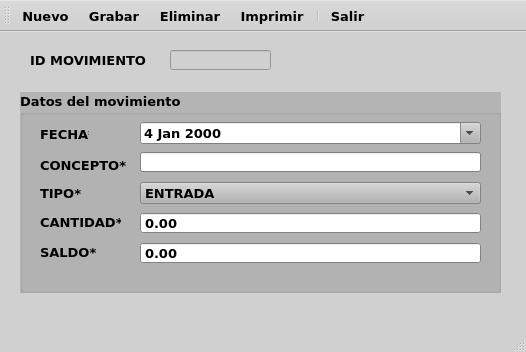
<?xml version="1.0" encoding="UTF-8"?>
<ui version="4.0">
 <class>MainWindow</class>
 <widget class="QMainWindow" name="MainWindow">
  <property name="geometry">
   <rect>
    <x>0</x>
    <y>0</y>
    <width>526</width>
    <height>352</height>
   </rect>
  </property>
  <property name="palette">
   <palette>
    <active>
     <colorrole role="WindowText">
      <brush brushstyle="SolidPattern">
       <color alpha="255">
        <red>0</red>
        <green>0</green>
        <blue>0</blue>
       </color>
      </brush>
     </colorrole>
     <colorrole role="Button">
      <brush brushstyle="SolidPattern">
       <color alpha="255">
        <red>208</red>
        <green>208</green>
        <blue>208</blue>
       </color>
      </brush>
     </colorrole>
     <colorrole role="Light">
      <brush brushstyle="SolidPattern">
       <color alpha="255">
        <red>255</red>
        <green>255</green>
        <blue>255</blue>
       </color>
      </brush>
     </colorrole>
     <colorrole role="Midlight">
      <brush brushstyle="SolidPattern">
       <color alpha="255">
        <red>231</red>
        <green>231</green>
        <blue>231</blue>
       </color>
      </brush>
     </colorrole>
     <colorrole role="Dark">
      <brush brushstyle="SolidPattern">
       <color alpha="255">
        <red>104</red>
        <green>104</green>
        <blue>104</blue>
       </color>
      </brush>
     </colorrole>
     <colorrole role="Mid">
      <brush brushstyle="SolidPattern">
       <color alpha="255">
        <red>139</red>
        <green>139</green>
        <blue>139</blue>
       </color>
      </brush>
     </colorrole>
     <colorrole role="Text">
      <brush brushstyle="SolidPattern">
       <color alpha="255">
        <red>0</red>
        <green>0</green>
        <blue>0</blue>
       </color>
      </brush>
     </colorrole>
     <colorrole role="BrightText">
      <brush brushstyle="SolidPattern">
       <color alpha="255">
        <red>255</red>
        <green>255</green>
        <blue>255</blue>
       </color>
      </brush>
     </colorrole>
     <colorrole role="ButtonText">
      <brush brushstyle="SolidPattern">
       <color alpha="255">
        <red>0</red>
        <green>0</green>
        <blue>0</blue>
       </color>
      </brush>
     </colorrole>
     <colorrole role="Base">
      <brush brushstyle="SolidPattern">
       <color alpha="255">
        <red>255</red>
        <green>255</green>
        <blue>255</blue>
       </color>
      </brush>
     </colorrole>
     <colorrole role="Window">
      <brush brushstyle="SolidPattern">
       <color alpha="255">
        <red>208</red>
        <green>208</green>
        <blue>208</blue>
       </color>
      </brush>
     </colorrole>
     <colorrole role="Shadow">
      <brush brushstyle="SolidPattern">
       <color alpha="255">
        <red>0</red>
        <green>0</green>
        <blue>0</blue>
       </color>
      </brush>
     </colorrole>
     <colorrole role="AlternateBase">
      <brush brushstyle="SolidPattern">
       <color alpha="255">
        <red>231</red>
        <green>231</green>
        <blue>231</blue>
       </color>
      </brush>
     </colorrole>
     <colorrole role="ToolTipBase">
      <brush brushstyle="SolidPattern">
       <color alpha="255">
        <red>255</red>
        <green>255</green>
        <blue>220</blue>
       </color>
      </brush>
     </colorrole>
     <colorrole role="ToolTipText">
      <brush brushstyle="SolidPattern">
       <color alpha="255">
        <red>0</red>
        <green>0</green>
        <blue>0</blue>
       </color>
      </brush>
     </colorrole>
     <colorrole role="PlaceholderText">
      <brush brushstyle="SolidPattern">
       <color alpha="128">
        <red>0</red>
        <green>0</green>
        <blue>0</blue>
       </color>
      </brush>
     </colorrole>
    </active>
    <inactive>
     <colorrole role="WindowText">
      <brush brushstyle="SolidPattern">
       <color alpha="255">
        <red>0</red>
        <green>0</green>
        <blue>0</blue>
       </color>
      </brush>
     </colorrole>
     <colorrole role="Button">
      <brush brushstyle="SolidPattern">
       <color alpha="255">
        <red>208</red>
        <green>208</green>
        <blue>208</blue>
       </color>
      </brush>
     </colorrole>
     <colorrole role="Light">
      <brush brushstyle="SolidPattern">
       <color alpha="255">
        <red>255</red>
        <green>255</green>
        <blue>255</blue>
       </color>
      </brush>
     </colorrole>
     <colorrole role="Midlight">
      <brush brushstyle="SolidPattern">
       <color alpha="255">
        <red>231</red>
        <green>231</green>
        <blue>231</blue>
       </color>
      </brush>
     </colorrole>
     <colorrole role="Dark">
      <brush brushstyle="SolidPattern">
       <color alpha="255">
        <red>104</red>
        <green>104</green>
        <blue>104</blue>
       </color>
      </brush>
     </colorrole>
     <colorrole role="Mid">
      <brush brushstyle="SolidPattern">
       <color alpha="255">
        <red>139</red>
        <green>139</green>
        <blue>139</blue>
       </color>
      </brush>
     </colorrole>
     <colorrole role="Text">
      <brush brushstyle="SolidPattern">
       <color alpha="255">
        <red>0</red>
        <green>0</green>
        <blue>0</blue>
       </color>
      </brush>
     </colorrole>
     <colorrole role="BrightText">
      <brush brushstyle="SolidPattern">
       <color alpha="255">
        <red>255</red>
        <green>255</green>
        <blue>255</blue>
       </color>
      </brush>
     </colorrole>
     <colorrole role="ButtonText">
      <brush brushstyle="SolidPattern">
       <color alpha="255">
        <red>0</red>
        <green>0</green>
        <blue>0</blue>
       </color>
      </brush>
     </colorrole>
     <colorrole role="Base">
      <brush brushstyle="SolidPattern">
       <color alpha="255">
        <red>255</red>
        <green>255</green>
        <blue>255</blue>
       </color>
      </brush>
     </colorrole>
     <colorrole role="Window">
      <brush brushstyle="SolidPattern">
       <color alpha="255">
        <red>208</red>
        <green>208</green>
        <blue>208</blue>
       </color>
      </brush>
     </colorrole>
     <colorrole role="Shadow">
      <brush brushstyle="SolidPattern">
       <color alpha="255">
        <red>0</red>
        <green>0</green>
        <blue>0</blue>
       </color>
      </brush>
     </colorrole>
     <colorrole role="AlternateBase">
      <brush brushstyle="SolidPattern">
       <color alpha="255">
        <red>231</red>
        <green>231</green>
        <blue>231</blue>
       </color>
      </brush>
     </colorrole>
     <colorrole role="ToolTipBase">
      <brush brushstyle="SolidPattern">
       <color alpha="255">
        <red>255</red>
        <green>255</green>
        <blue>220</blue>
       </color>
      </brush>
     </colorrole>
     <colorrole role="ToolTipText">
      <brush brushstyle="SolidPattern">
       <color alpha="255">
        <red>0</red>
        <green>0</green>
        <blue>0</blue>
       </color>
      </brush>
     </colorrole>
     <colorrole role="PlaceholderText">
      <brush brushstyle="SolidPattern">
       <color alpha="128">
        <red>0</red>
        <green>0</green>
        <blue>0</blue>
       </color>
      </brush>
     </colorrole>
    </inactive>
    <disabled>
     <colorrole role="WindowText">
      <brush brushstyle="SolidPattern">
       <color alpha="255">
        <red>104</red>
        <green>104</green>
        <blue>104</blue>
       </color>
      </brush>
     </colorrole>
     <colorrole role="Button">
      <brush brushstyle="SolidPattern">
       <color alpha="255">
        <red>208</red>
        <green>208</green>
        <blue>208</blue>
       </color>
      </brush>
     </colorrole>
     <colorrole role="Light">
      <brush brushstyle="SolidPattern">
       <color alpha="255">
        <red>255</red>
        <green>255</green>
        <blue>255</blue>
       </color>
      </brush>
     </colorrole>
     <colorrole role="Midlight">
      <brush brushstyle="SolidPattern">
       <color alpha="255">
        <red>231</red>
        <green>231</green>
        <blue>231</blue>
       </color>
      </brush>
     </colorrole>
     <colorrole role="Dark">
      <brush brushstyle="SolidPattern">
       <color alpha="255">
        <red>104</red>
        <green>104</green>
        <blue>104</blue>
       </color>
      </brush>
     </colorrole>
     <colorrole role="Mid">
      <brush brushstyle="SolidPattern">
       <color alpha="255">
        <red>139</red>
        <green>139</green>
        <blue>139</blue>
       </color>
      </brush>
     </colorrole>
     <colorrole role="Text">
      <brush brushstyle="SolidPattern">
       <color alpha="255">
        <red>104</red>
        <green>104</green>
        <blue>104</blue>
       </color>
      </brush>
     </colorrole>
     <colorrole role="BrightText">
      <brush brushstyle="SolidPattern">
       <color alpha="255">
        <red>255</red>
        <green>255</green>
        <blue>255</blue>
       </color>
      </brush>
     </colorrole>
     <colorrole role="ButtonText">
      <brush brushstyle="SolidPattern">
       <color alpha="255">
        <red>104</red>
        <green>104</green>
        <blue>104</blue>
       </color>
      </brush>
     </colorrole>
     <colorrole role="Base">
      <brush brushstyle="SolidPattern">
       <color alpha="255">
        <red>208</red>
        <green>208</green>
        <blue>208</blue>
       </color>
      </brush>
     </colorrole>
     <colorrole role="Window">
      <brush brushstyle="SolidPattern">
       <color alpha="255">
        <red>208</red>
        <green>208</green>
        <blue>208</blue>
       </color>
      </brush>
     </colorrole>
     <colorrole role="Shadow">
      <brush brushstyle="SolidPattern">
       <color alpha="255">
        <red>0</red>
        <green>0</green>
        <blue>0</blue>
       </color>
      </brush>
     </colorrole>
     <colorrole role="AlternateBase">
      <brush brushstyle="SolidPattern">
       <color alpha="255">
        <red>208</red>
        <green>208</green>
        <blue>208</blue>
       </color>
      </brush>
     </colorrole>
     <colorrole role="ToolTipBase">
      <brush brushstyle="SolidPattern">
       <color alpha="255">
        <red>255</red>
        <green>255</green>
        <blue>220</blue>
       </color>
      </brush>
     </colorrole>
     <colorrole role="ToolTipText">
      <brush brushstyle="SolidPattern">
       <color alpha="255">
        <red>0</red>
        <green>0</green>
        <blue>0</blue>
       </color>
      </brush>
     </colorrole>
     <colorrole role="PlaceholderText">
      <brush brushstyle="SolidPattern">
       <color alpha="128">
        <red>0</red>
        <green>0</green>
        <blue>0</blue>
       </color>
      </brush>
     </colorrole>
    </disabled>
   </palette>
  </property>
  <property name="font">
   <font>
    <family>Verdana</family>
    <pointsize>10</pointsize>
    <bold>true</bold>
   </font>
  </property>
  <property name="windowTitle">
   <string>MainWindow</string>
  </property>
  <widget class="QWidget" name="centralwidget">
   <widget class="QLabel" name="label_5">
    <property name="geometry">
     <rect>
      <x>30</x>
      <y>20</y>
      <width>121</width>
      <height>16</height>
     </rect>
    </property>
    <property name="font">
     <font>
      <family>Verdana</family>
      <pointsize>10</pointsize>
      <bold>true</bold>
     </font>
    </property>
    <property name="text">
     <string>ID MOVIMIENTO</string>
    </property>
   </widget>
   <widget class="QGroupBox" name="groupBox_2">
    <property name="geometry">
     <rect>
      <x>20</x>
      <y>60</y>
      <width>481</width>
      <height>201</height>
     </rect>
    </property>
    <property name="palette">
     <palette>
      <active>
       <colorrole role="WindowText">
        <brush brushstyle="SolidPattern">
         <color alpha="255">
          <red>0</red>
          <green>0</green>
          <blue>0</blue>
         </color>
        </brush>
       </colorrole>
       <colorrole role="Button">
        <brush brushstyle="SolidPattern">
         <color alpha="255">
          <red>180</red>
          <green>180</green>
          <blue>180</blue>
         </color>
        </brush>
       </colorrole>
       <colorrole role="Light">
        <brush brushstyle="SolidPattern">
         <color alpha="255">
          <red>255</red>
          <green>255</green>
          <blue>255</blue>
         </color>
        </brush>
       </colorrole>
       <colorrole role="Midlight">
        <brush brushstyle="SolidPattern">
         <color alpha="255">
          <red>217</red>
          <green>217</green>
          <blue>217</blue>
         </color>
        </brush>
       </colorrole>
       <colorrole role="Dark">
        <brush brushstyle="SolidPattern">
         <color alpha="255">
          <red>90</red>
          <green>90</green>
          <blue>90</blue>
         </color>
        </brush>
       </colorrole>
       <colorrole role="Mid">
        <brush brushstyle="SolidPattern">
         <color alpha="255">
          <red>120</red>
          <green>120</green>
          <blue>120</blue>
         </color>
        </brush>
       </colorrole>
       <colorrole role="Text">
        <brush brushstyle="SolidPattern">
         <color alpha="255">
          <red>0</red>
          <green>0</green>
          <blue>0</blue>
         </color>
        </brush>
       </colorrole>
       <colorrole role="BrightText">
        <brush brushstyle="SolidPattern">
         <color alpha="255">
          <red>255</red>
          <green>255</green>
          <blue>255</blue>
         </color>
        </brush>
       </colorrole>
       <colorrole role="ButtonText">
        <brush brushstyle="SolidPattern">
         <color alpha="255">
          <red>0</red>
          <green>0</green>
          <blue>0</blue>
         </color>
        </brush>
       </colorrole>
       <colorrole role="Base">
        <brush brushstyle="SolidPattern">
         <color alpha="255">
          <red>255</red>
          <green>255</green>
          <blue>255</blue>
         </color>
        </brush>
       </colorrole>
       <colorrole role="Window">
        <brush brushstyle="SolidPattern">
         <color alpha="255">
          <red>180</red>
          <green>180</green>
          <blue>180</blue>
         </color>
        </brush>
       </colorrole>
       <colorrole role="Shadow">
        <brush brushstyle="SolidPattern">
         <color alpha="255">
          <red>0</red>
          <green>0</green>
          <blue>0</blue>
         </color>
        </brush>
       </colorrole>
       <colorrole role="AlternateBase">
        <brush brushstyle="SolidPattern">
         <color alpha="255">
          <red>217</red>
          <green>217</green>
          <blue>217</blue>
         </color>
        </brush>
       </colorrole>
       <colorrole role="ToolTipBase">
        <brush brushstyle="SolidPattern">
         <color alpha="255">
          <red>255</red>
          <green>255</green>
          <blue>220</blue>
         </color>
        </brush>
       </colorrole>
       <colorrole role="ToolTipText">
        <brush brushstyle="SolidPattern">
         <color alpha="255">
          <red>0</red>
          <green>0</green>
          <blue>0</blue>
         </color>
        </brush>
       </colorrole>
       <colorrole role="PlaceholderText">
        <brush brushstyle="SolidPattern">
         <color alpha="128">
          <red>0</red>
          <green>0</green>
          <blue>0</blue>
         </color>
        </brush>
       </colorrole>
      </active>
      <inactive>
       <colorrole role="WindowText">
        <brush brushstyle="SolidPattern">
         <color alpha="255">
          <red>0</red>
          <green>0</green>
          <blue>0</blue>
         </color>
        </brush>
       </colorrole>
       <colorrole role="Button">
        <brush brushstyle="SolidPattern">
         <color alpha="255">
          <red>180</red>
          <green>180</green>
          <blue>180</blue>
         </color>
        </brush>
       </colorrole>
       <colorrole role="Light">
        <brush brushstyle="SolidPattern">
         <color alpha="255">
          <red>255</red>
          <green>255</green>
          <blue>255</blue>
         </color>
        </brush>
       </colorrole>
       <colorrole role="Midlight">
        <brush brushstyle="SolidPattern">
         <color alpha="255">
          <red>217</red>
          <green>217</green>
          <blue>217</blue>
         </color>
        </brush>
       </colorrole>
       <colorrole role="Dark">
        <brush brushstyle="SolidPattern">
         <color alpha="255">
          <red>90</red>
          <green>90</green>
          <blue>90</blue>
         </color>
        </brush>
       </colorrole>
       <colorrole role="Mid">
        <brush brushstyle="SolidPattern">
         <color alpha="255">
          <red>120</red>
          <green>120</green>
          <blue>120</blue>
         </color>
        </brush>
       </colorrole>
       <colorrole role="Text">
        <brush brushstyle="SolidPattern">
         <color alpha="255">
          <red>0</red>
          <green>0</green>
          <blue>0</blue>
         </color>
        </brush>
       </colorrole>
       <colorrole role="BrightText">
        <brush brushstyle="SolidPattern">
         <color alpha="255">
          <red>255</red>
          <green>255</green>
          <blue>255</blue>
         </color>
        </brush>
       </colorrole>
       <colorrole role="ButtonText">
        <brush brushstyle="SolidPattern">
         <color alpha="255">
          <red>0</red>
          <green>0</green>
          <blue>0</blue>
         </color>
        </brush>
       </colorrole>
       <colorrole role="Base">
        <brush brushstyle="SolidPattern">
         <color alpha="255">
          <red>255</red>
          <green>255</green>
          <blue>255</blue>
         </color>
        </brush>
       </colorrole>
       <colorrole role="Window">
        <brush brushstyle="SolidPattern">
         <color alpha="255">
          <red>180</red>
          <green>180</green>
          <blue>180</blue>
         </color>
        </brush>
       </colorrole>
       <colorrole role="Shadow">
        <brush brushstyle="SolidPattern">
         <color alpha="255">
          <red>0</red>
          <green>0</green>
          <blue>0</blue>
         </color>
        </brush>
       </colorrole>
       <colorrole role="AlternateBase">
        <brush brushstyle="SolidPattern">
         <color alpha="255">
          <red>217</red>
          <green>217</green>
          <blue>217</blue>
         </color>
        </brush>
       </colorrole>
       <colorrole role="ToolTipBase">
        <brush brushstyle="SolidPattern">
         <color alpha="255">
          <red>255</red>
          <green>255</green>
          <blue>220</blue>
         </color>
        </brush>
       </colorrole>
       <colorrole role="ToolTipText">
        <brush brushstyle="SolidPattern">
         <color alpha="255">
          <red>0</red>
          <green>0</green>
          <blue>0</blue>
         </color>
        </brush>
       </colorrole>
       <colorrole role="PlaceholderText">
        <brush brushstyle="SolidPattern">
         <color alpha="128">
          <red>0</red>
          <green>0</green>
          <blue>0</blue>
         </color>
        </brush>
       </colorrole>
      </inactive>
      <disabled>
       <colorrole role="WindowText">
        <brush brushstyle="SolidPattern">
         <color alpha="255">
          <red>90</red>
          <green>90</green>
          <blue>90</blue>
         </color>
        </brush>
       </colorrole>
       <colorrole role="Button">
        <brush brushstyle="SolidPattern">
         <color alpha="255">
          <red>180</red>
          <green>180</green>
          <blue>180</blue>
         </color>
        </brush>
       </colorrole>
       <colorrole role="Light">
        <brush brushstyle="SolidPattern">
         <color alpha="255">
          <red>255</red>
          <green>255</green>
          <blue>255</blue>
         </color>
        </brush>
       </colorrole>
       <colorrole role="Midlight">
        <brush brushstyle="SolidPattern">
         <color alpha="255">
          <red>217</red>
          <green>217</green>
          <blue>217</blue>
         </color>
        </brush>
       </colorrole>
       <colorrole role="Dark">
        <brush brushstyle="SolidPattern">
         <color alpha="255">
          <red>90</red>
          <green>90</green>
          <blue>90</blue>
         </color>
        </brush>
       </colorrole>
       <colorrole role="Mid">
        <brush brushstyle="SolidPattern">
         <color alpha="255">
          <red>120</red>
          <green>120</green>
          <blue>120</blue>
         </color>
        </brush>
       </colorrole>
       <colorrole role="Text">
        <brush brushstyle="SolidPattern">
         <color alpha="255">
          <red>90</red>
          <green>90</green>
          <blue>90</blue>
         </color>
        </brush>
       </colorrole>
       <colorrole role="BrightText">
        <brush brushstyle="SolidPattern">
         <color alpha="255">
          <red>255</red>
          <green>255</green>
          <blue>255</blue>
         </color>
        </brush>
       </colorrole>
       <colorrole role="ButtonText">
        <brush brushstyle="SolidPattern">
         <color alpha="255">
          <red>90</red>
          <green>90</green>
          <blue>90</blue>
         </color>
        </brush>
       </colorrole>
       <colorrole role="Base">
        <brush brushstyle="SolidPattern">
         <color alpha="255">
          <red>180</red>
          <green>180</green>
          <blue>180</blue>
         </color>
        </brush>
       </colorrole>
       <colorrole role="Window">
        <brush brushstyle="SolidPattern">
         <color alpha="255">
          <red>180</red>
          <green>180</green>
          <blue>180</blue>
         </color>
        </brush>
       </colorrole>
       <colorrole role="Shadow">
        <brush brushstyle="SolidPattern">
         <color alpha="255">
          <red>0</red>
          <green>0</green>
          <blue>0</blue>
         </color>
        </brush>
       </colorrole>
       <colorrole role="AlternateBase">
        <brush brushstyle="SolidPattern">
         <color alpha="255">
          <red>180</red>
          <green>180</green>
          <blue>180</blue>
         </color>
        </brush>
       </colorrole>
       <colorrole role="ToolTipBase">
        <brush brushstyle="SolidPattern">
         <color alpha="255">
          <red>255</red>
          <green>255</green>
          <blue>220</blue>
         </color>
        </brush>
       </colorrole>
       <colorrole role="ToolTipText">
        <brush brushstyle="SolidPattern">
         <color alpha="255">
          <red>0</red>
          <green>0</green>
          <blue>0</blue>
         </color>
        </brush>
       </colorrole>
       <colorrole role="PlaceholderText">
        <brush brushstyle="SolidPattern">
         <color alpha="128">
          <red>0</red>
          <green>0</green>
          <blue>0</blue>
         </color>
        </brush>
       </colorrole>
      </disabled>
     </palette>
    </property>
    <property name="font">
     <font>
      <family>Verdana</family>
      <pointsize>10</pointsize>
      <bold>true</bold>
     </font>
    </property>
    <property name="autoFillBackground">
     <bool>true</bool>
    </property>
    <property name="title">
     <string>Datos del movimiento</string>
    </property>
    <widget class="QLabel" name="label_4">
     <property name="geometry">
      <rect>
       <x>20</x>
       <y>93</y>
       <width>81</width>
       <height>16</height>
      </rect>
     </property>
     <property name="text">
      <string>TIPO*</string>
     </property>
    </widget>
    <widget class="QLabel" name="label_3">
     <property name="geometry">
      <rect>
       <x>20</x>
       <y>122</y>
       <width>81</width>
       <height>16</height>
      </rect>
     </property>
     <property name="text">
      <string>CANTIDAD*</string>
     </property>
    </widget>
    <widget class="QLabel" name="label_2">
     <property name="geometry">
      <rect>
       <x>20</x>
       <y>65</y>
       <width>91</width>
       <height>16</height>
      </rect>
     </property>
     <property name="text">
      <string>CONCEPTO*</string>
     </property>
    </widget>
    <widget class="QLabel" name="label">
     <property name="geometry">
      <rect>
       <x>20</x>
       <y>34</y>
       <width>49</width>
       <height>16</height>
      </rect>
     </property>
     <property name="text">
      <string>FECHA*</string>
     </property>
    </widget>
    <widget class="QLabel" name="label_6">
     <property name="geometry">
      <rect>
       <x>20</x>
       <y>152</y>
       <width>81</width>
       <height>16</height>
      </rect>
     </property>
     <property name="text">
      <string>SALDO*</string>
     </property>
    </widget>
    <widget class="QDateEdit" name="dateEdit">
     <property name="geometry">
      <rect>
       <x>120</x>
       <y>30</y>
       <width>341</width>
       <height>22</height>
      </rect>
     </property>
     <property name="frame">
      <bool>true</bool>
     </property>
     <property name="dateTime">
      <datetime>
       <hour>13</hour>
       <minute>0</minute>
       <second>0</second>
       <year>2000</year>
       <month>1</month>
       <day>4</day>
      </datetime>
     </property>
     <property name="currentSection">
      <enum>QDateTimeEdit::DaySection</enum>
     </property>
     <property name="calendarPopup">
      <bool>true</bool>
     </property>
    </widget>
    <widget class="QLineEdit" name="lineEdit_2">
     <property name="geometry">
      <rect>
       <x>120</x>
       <y>60</y>
       <width>341</width>
       <height>20</height>
      </rect>
     </property>
    </widget>
    <widget class="QComboBox" name="comboBox">
     <property name="geometry">
      <rect>
       <x>120</x>
       <y>90</y>
       <width>341</width>
       <height>22</height>
      </rect>
     </property>
     <item>
      <property name="text">
       <string>ENTRADA</string>
      </property>
     </item>
     <item>
      <property name="text">
       <string>SALIDA</string>
      </property>
     </item>
    </widget>
    <widget class="QDoubleSpinBox" name="doubleSpinBox">
     <property name="geometry">
      <rect>
       <x>120</x>
       <y>120</y>
       <width>341</width>
       <height>22</height>
      </rect>
     </property>
     <property name="frame">
      <bool>true</bool>
     </property>
     <property name="buttonSymbols">
      <enum>QAbstractSpinBox::NoButtons</enum>
     </property>
     <property name="maximum">
      <double>9999999.990000000223517</double>
     </property>
    </widget>
    <widget class="QDoubleSpinBox" name="doubleSpinBox_2">
     <property name="geometry">
      <rect>
       <x>120</x>
       <y>150</y>
       <width>341</width>
       <height>22</height>
      </rect>
     </property>
     <property name="frame">
      <bool>true</bool>
     </property>
     <property name="buttonSymbols">
      <enum>QAbstractSpinBox::NoButtons</enum>
     </property>
     <property name="maximum">
      <double>9999999.990000000223517</double>
     </property>
    </widget>
   </widget>
   <widget class="QLineEdit" name="lineEdit">
    <property name="enabled">
     <bool>false</bool>
    </property>
    <property name="geometry">
     <rect>
      <x>170</x>
      <y>18</y>
      <width>101</width>
      <height>20</height>
     </rect>
    </property>
    <property name="font">
     <font>
      <family>Verdana</family>
      <pointsize>10</pointsize>
      <bold>true</bold>
     </font>
    </property>
   </widget>
  </widget>
  <widget class="QMenuBar" name="menubar">
   <property name="geometry">
    <rect>
     <x>0</x>
     <y>0</y>
     <width>526</width>
     <height>22</height>
    </rect>
   </property>
  </widget>
  <widget class="QStatusBar" name="statusbar"/>
  <widget class="QToolBar" name="toolBar">
   <property name="windowTitle">
    <string>toolBar</string>
   </property>
   <property name="toolButtonStyle">
    <enum>Qt::ToolButtonTextBesideIcon</enum>
   </property>
   <attribute name="toolBarArea">
    <enum>TopToolBarArea</enum>
   </attribute>
   <attribute name="toolBarBreak">
    <bool>false</bool>
   </attribute>
   <addaction name="actionNuevo"/>
   <addaction name="actionGrabar"/>
   <addaction name="actionEliminar"/>
   <addaction name="actionImprimir"/>
   <addaction name="separator"/>
   <addaction name="actionSalir"/>
  </widget>
  <action name="actionNuevo">
   <property name="icon">
    <iconset resource="../resources.qrc">
     <normaloff>:/icons/resources/icons/nuevo.png</normaloff>:/icons/resources/icons/nuevo.png</iconset>
   </property>
   <property name="text">
    <string>Nuevo</string>
   </property>
  </action>
  <action name="actionGrabar">
   <property name="icon">
    <iconset resource="../resources.qrc">
     <normaloff>:/icons/resources/icons/grabar.png</normaloff>:/icons/resources/icons/grabar.png</iconset>
   </property>
   <property name="text">
    <string>Grabar</string>
   </property>
  </action>
  <action name="actionEliminar">
   <property name="icon">
    <iconset resource="../resources.qrc">
     <normaloff>:/icons/resources/icons/eliminar.png</normaloff>:/icons/resources/icons/eliminar.png</iconset>
   </property>
   <property name="text">
    <string>Eliminar</string>
   </property>
  </action>
  <action name="actionImprimir">
   <property name="icon">
    <iconset resource="../resources.qrc">
     <normaloff>:/icons/resources/icons/imprimir.png</normaloff>:/icons/resources/icons/imprimir.png</iconset>
   </property>
   <property name="text">
    <string>Imprimir</string>
   </property>
  </action>
  <action name="actionSalir">
   <property name="icon">
    <iconset resource="../resources.qrc">
     <normaloff>:/icons/resources/icons/salir.png</normaloff>:/icons/resources/icons/salir.png</iconset>
   </property>
   <property name="text">
    <string>Salir</string>
   </property>
  </action>
 </widget>
 <resources>
  <include location="../resources.qrc"/>
 </resources>
 <connections/>
</ui>
